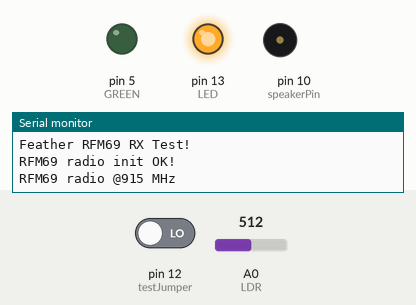
Simulated run of this program. Board: Arduino Leonardo, built with avr-gcc and run on an emulated ATmega32U4. Parts: output pins drawn as LEDs (lit = HIGH), buzzer (waves = sounding, pin HIGH), the last lines printed to the serial monitor. The test bench sets the inputs (shaded band); at power-on: pin 12 (testJumper) LOW, A0 (LDR) = 512. No radio packets arrive unless stated; pins used as bus, display or sensor lines are not drawn.

Above: at 0.5 s.
At 11.6 s:
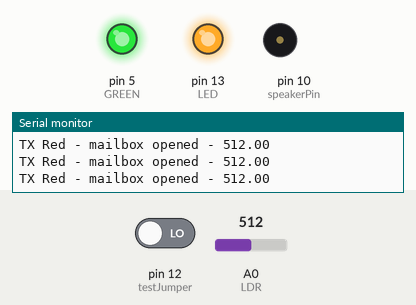
Timing chart, 0 to 28.3 s (numbered marks = the images above):
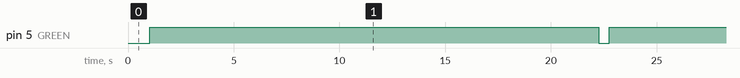

The program:

main.cpp
```cpp
//radio_mailbox_red

// rf69 demo tx rx.pde
// -*- mode: C++ -*-
// Example sketch showing how to create a simple messageing client
// with the RH_RF69 class. RH_RF69 class does not provide for addressing or
// reliability, so you should only use RH_RF69  if you do not need the higher
// level messaging abilities.
// It is designed to work with the other example rf69_server.
// Demonstrates the use of AES encryption, setting the frequency and modem
// configuration

#include <Arduino.h>
#include <SPI.h>
#include <RH_RF69.h>

/************ Radio Setup ***************/

// Change to 434.0 or other frequency, must match RX's freq!
#define RF69_FREQ 915.0

//#if defined (__AVR_ATmega32U4__) // Feather 32u4 w/Radio
#define RFM69_CS 8
#define RFM69_INT 7
#define RFM69_RST 4
#define LED 13
#define testJumper 12
#define GREEN 5
//#define MAILBOX       6  ------------------------
#define speakerPin 10
//#endif

float rate;
//int duration = 1000;   // how long the tone lasts
bool gotMail = false;
const int LDR = 0;
int count = 0;

// Singleton instance of the radio driver
RH_RF69 rf69(RFM69_CS, RFM69_INT);

int16_t packetnum = 0; // packet counter, we increment per xmission

//-----------------------------------------------------------------------------------------------------
//     BLINK     BLINK     BLINK     BLINK     BLINK     BLINK     BLINK     BLINK     BLINK     BLINK
//-----------------------------------------------------------------------------------------------------

void Blink(byte PIN, byte DELAY_MS, byte loops)
{
  for (byte i = 0; i < loops; i++)
  {
    digitalWrite(PIN, HIGH);
    delay(DELAY_MS);
    digitalWrite(PIN, LOW);
    delay(DELAY_MS);
  }
}

//-----------------------------------------------------------------------------------------------------
//     BLINK     BLINK     BLINK     BLINK     BLINK     BLINK     BLINK     BLINK     BLINK     BLINK
//-----------------------------------------------------------------------------------------------------

//-----------------------------------------------------------------------------------------------------
//     TEST     TEST     TEST     TEST     TEST     TEST     TEST     TEST     TEST     TEST
//-----------------------------------------------------------------------------------------------------

void Test()
{
  if (rf69.available())
  {
    uint8_t buf[RH_RF69_MAX_MESSAGE_LEN]; //look for msg
    uint8_t len = sizeof(buf);
    if (rf69.recv(buf, &len))
    { //RX
      if (!len)
        return;
      buf[len] = 0;
      Serial.print("Received [");
      Serial.print((char *)buf);
      Serial.print(" RSSI: ");
      Serial.println(rf69.lastRssi(), DEC);

      if (strstr((char *)buf, "Green"))
      { // Send a reply to Green!
        uint8_t data[] = "Red";
        rf69.send(data, sizeof(data));
        rf69.waitPacketSent();
        Serial.println("Sent Red");
        //int freq = map(freq, 0, (rf69.lastRssi(), DEC), 440, 2440);
        //tone(speakerPin, freq, duration); // play the tone
        //Blink(LED, 40, 3); //blink LED 3 times, 40ms between blinks
      }
    }
    else
    {
      Serial.println("Receive failed");
    }
  }
}

//-----------------------------------------------------------------------------------------------------
//     TEST     TEST     TEST     TEST     TEST     TEST     TEST     TEST     TEST     TEST
//-----------------------------------------------------------------------------------------------------

//-----------------------------------------------------------------------------------------------------
//     SETUP     SETUP     SETUP     SETUP     SETUP     SETUP     SETUP     SETUP     SETUP     SETUP
//-----------------------------------------------------------------------------------------------------

void setup()
{
  Serial.begin(9600);
  Serial.println("mail_mailbox_red");
  Serial.begin(115200);
  //while (!Serial) { delay(1); } // wait until serial console is open, remove if not tethered to computer

  pinMode(LED, OUTPUT);
  pinMode(GREEN, OUTPUT);
  //pinMode(MAILBOX, INPUT);
  pinMode(testJumper, INPUT);
  pinMode(speakerPin, OUTPUT);
  pinMode(LDR, INPUT);
  pinMode(RFM69_RST, OUTPUT);
  digitalWrite(RFM69_RST, LOW);
  digitalWrite(LED, HIGH);

  Serial.println("Feather RFM69 RX Test!");
  Serial.println();

  // manual reset
  digitalWrite(RFM69_RST, HIGH);
  delay(10);
  digitalWrite(RFM69_RST, LOW);
  delay(10);

  if (!rf69.init())
  {
    Serial.println("RFM69 radio init failed");
    while (1)
      ;
  }
  Serial.println("RFM69 radio init OK!");

  // Defaults after init are 434.0MHz, modulation GFSK_Rb250Fd250, +13dbM (for low power module)
  // No encryption
  if (!rf69.setFrequency(RF69_FREQ))
  {
    Serial.println("setFrequency failed");
  }

  // If you are using a high power RF69 eg RFM69HW, you *must* set a Tx power with the
  // ishighpowermodule flag set like this:
  rf69.setTxPower(20, true); // range from 14-20 for power, 2nd arg must be true for 69HCW

  // The encryption key has to be the same as the one in the server
  uint8_t key[] = {0x01, 0x02, 0x03, 0x04, 0x05, 0x06, 0x07, 0x08,
                   0x01, 0x02, 0x03, 0x04, 0x05, 0x06, 0x07, 0x08};
  rf69.setEncryptionKey(key);

  //  pinMode(LED, OUTPUT);
  //  digitalWrite(LED,HIGH);
  //  delay(5000);
  //  digitalWrite(LED,LOW);

  Serial.print("RFM69 radio @");
  Serial.print((int)RF69_FREQ);
  Serial.println(" MHz");
  rate = analogRead(LDR);
}

//-----------------------------------------------------------------------------------------------------
//     SETUP     SETUP     SETUP     SETUP     SETUP     SETUP     SETUP     SETUP     SETUP     SETUP
//-----------------------------------------------------------------------------------------------------

//-----------------------------------------------------------------------------------------------------
//     LOOP     LOOP     LOOP     LOOP     LOOP     LOOP     LOOP     LOOP     LOOP     LOOP     LOOP
//-----------------------------------------------------------------------------------------------------

void loop()
{
  if (digitalRead(testJumper) == HIGH)
  {
    Test();
    return;
  }

  delay(500); // Wait 1 second between transmits, could also 'sleep' here!
               //  if ((digitalRead(MAILBOX) == HIGH) and !gotMail) { ----------------------------
               //gotMail = true; -----------------------------------
  if (gotMail)
  {
    digitalWrite(GREEN, HIGH);
    uint8_t data[] = "Red";
    while (count < 20)
    {
      rf69.send(data, sizeof(data));
      rf69.waitPacketSent();
      Serial.println("TX Red - mailbox opened - " + String(rate));
      count++;
      delay(1000);
    }
    digitalWrite(GREEN, LOW);
    gotMail = false;
    count = 0;
    rate = analogRead(LDR);
  }
  rate = analogRead(LDR);
  Serial.println("rate = " + String(rate));
if (rate > 200)
  {
    gotMail = true;
  }

  //---------------------------------------TX/RX---------------------------------
  /* if (gotMail and rf69.available()) {   // If message available
      uint8_t buf[RH_RF69_MAX_MESSAGE_LEN];
      uint8_t len = sizeof(buf);
      if (rf69.recv(buf, &len)) {
        if (!len) return;
        buf[len] = 0;
        Serial.print("RX ["); Serial.print(len); Serial.print("]: "); Serial.print((char*)buf);
        Serial.print(" - RSSI: ");  Serial.println(rf69.lastRssi(), DEC);

        if (strstr((char *)buf, "Green") and gotMail) {  // Send a reply to Green!
          uint8_t data[] = "Red";
          rf69.send(data, sizeof(data));
          rf69.waitPacketSent();
          Serial.println("TX to Green, set Green LED on for 20 seconds, turn off all LEDs, halt TX, await new mail delivery");
          digitalWrite(GREEN, HIGH);
          delay(20000);
          digitalWrite(GREEN, LOW);
          digitalWrite(LED, LOW);
          gotMail = false;
        } else {
          Serial.println("Receive failed");

          }
      }
    }
    */
}

//-----------------------------------------------------------------------------------------------------
//     LOOP     LOOP     LOOP     LOOP     LOOP     LOOP     LOOP     LOOP     LOOP     LOOP     LOOP
//-----------------------------------------------------------------------------------------------------
```

Measured:
- by itself, pin 5 (GREEN): alternates HIGH for 21.2 s and LOW for 0.50 s
